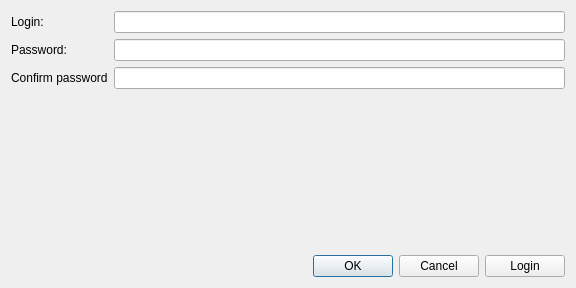
<?xml version="1.0" encoding="UTF-8"?>
<ui version="4.0">
 <class>RegistrationForm</class>
 <widget class="QWidget" name="RegistrationForm">
  <property name="geometry">
   <rect>
    <x>0</x>
    <y>0</y>
    <width>576</width>
    <height>288</height>
   </rect>
  </property>
  <property name="sizePolicy">
   <sizepolicy hsizetype="Preferred" vsizetype="Preferred">
    <horstretch>0</horstretch>
    <verstretch>0</verstretch>
   </sizepolicy>
  </property>
  <property name="minimumSize">
   <size>
    <width>0</width>
    <height>0</height>
   </size>
  </property>
  <property name="maximumSize">
   <size>
    <width>1111111</width>
    <height>1111111</height>
   </size>
  </property>
  <property name="windowTitle">
   <string>Form</string>
  </property>
  <layout class="QVBoxLayout" name="verticalLayout">
   <property name="sizeConstraint">
    <enum>QLayout::SetNoConstraint</enum>
   </property>
   <item>
    <layout class="QFormLayout" name="formLayout">
     <property name="fieldGrowthPolicy">
      <enum>QFormLayout::ExpandingFieldsGrow</enum>
     </property>
     <property name="rowWrapPolicy">
      <enum>QFormLayout::DontWrapRows</enum>
     </property>
     <property name="labelAlignment">
      <set>Qt::AlignLeading|Qt::AlignLeft|Qt::AlignTop</set>
     </property>
     <item row="0" column="0">
      <widget class="QLabel" name="label">
       <property name="sizePolicy">
        <sizepolicy hsizetype="Preferred" vsizetype="Preferred">
         <horstretch>0</horstretch>
         <verstretch>0</verstretch>
        </sizepolicy>
       </property>
       <property name="text">
        <string>Login:</string>
       </property>
      </widget>
     </item>
     <item row="1" column="0">
      <widget class="QLabel" name="label_2">
       <property name="sizePolicy">
        <sizepolicy hsizetype="Preferred" vsizetype="Preferred">
         <horstretch>0</horstretch>
         <verstretch>0</verstretch>
        </sizepolicy>
       </property>
       <property name="text">
        <string>Password:</string>
       </property>
      </widget>
     </item>
     <item row="2" column="0">
      <widget class="QLabel" name="label_3">
       <property name="sizePolicy">
        <sizepolicy hsizetype="Preferred" vsizetype="Preferred">
         <horstretch>0</horstretch>
         <verstretch>0</verstretch>
        </sizepolicy>
       </property>
       <property name="text">
        <string>Confirm password</string>
       </property>
      </widget>
     </item>
     <item row="0" column="1">
      <widget class="QLineEdit" name="loginEdit">
       <property name="sizePolicy">
        <sizepolicy hsizetype="Expanding" vsizetype="Preferred">
         <horstretch>0</horstretch>
         <verstretch>0</verstretch>
        </sizepolicy>
       </property>
      </widget>
     </item>
     <item row="1" column="1">
      <widget class="QLineEdit" name="passwordEdit">
       <property name="sizePolicy">
        <sizepolicy hsizetype="Expanding" vsizetype="Preferred">
         <horstretch>0</horstretch>
         <verstretch>0</verstretch>
        </sizepolicy>
       </property>
       <property name="echoMode">
        <enum>QLineEdit::Password</enum>
       </property>
      </widget>
     </item>
     <item row="2" column="1">
      <widget class="QLineEdit" name="confirmEdit">
       <property name="sizePolicy">
        <sizepolicy hsizetype="Expanding" vsizetype="Preferred">
         <horstretch>0</horstretch>
         <verstretch>0</verstretch>
        </sizepolicy>
       </property>
       <property name="echoMode">
        <enum>QLineEdit::Password</enum>
       </property>
      </widget>
     </item>
    </layout>
   </item>
   <item>
    <spacer name="verticalSpacer">
     <property name="orientation">
      <enum>Qt::Vertical</enum>
     </property>
     <property name="sizeHint" stdset="0">
      <size>
       <width>20</width>
       <height>40</height>
      </size>
     </property>
    </spacer>
   </item>
   <item>
    <layout class="QHBoxLayout" name="horizontalLayout" stretch="0,1">
     <item>
      <widget class="QDialogButtonBox" name="buttonBox">
       <property name="sizePolicy">
        <sizepolicy hsizetype="Expanding" vsizetype="Fixed">
         <horstretch>0</horstretch>
         <verstretch>0</verstretch>
        </sizepolicy>
       </property>
       <property name="standardButtons">
        <set>QDialogButtonBox::Cancel|QDialogButtonBox::Ok</set>
       </property>
      </widget>
     </item>
     <item>
      <widget class="QPushButton" name="loginPushButton">
       <property name="sizePolicy">
        <sizepolicy hsizetype="Fixed" vsizetype="Fixed">
         <horstretch>0</horstretch>
         <verstretch>0</verstretch>
        </sizepolicy>
       </property>
       <property name="text">
        <string>Login</string>
       </property>
      </widget>
     </item>
    </layout>
   </item>
  </layout>
 </widget>
 <tabstops>
  <tabstop>loginPushButton</tabstop>
  <tabstop>loginEdit</tabstop>
  <tabstop>passwordEdit</tabstop>
  <tabstop>confirmEdit</tabstop>
 </tabstops>
 <resources/>
 <connections/>
</ui>
